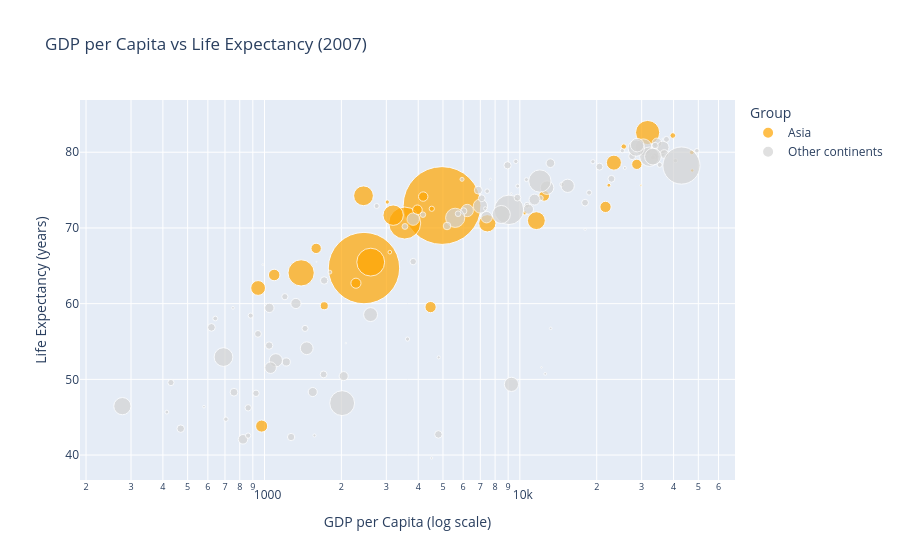

The code cell stored with this chart in its notebook:
### Markdown cell above
## Task 2 — Bubble chart: tell a story

**What to build:** A bubble chart (full 2007 dataset, all countries) where:
- x = GDP per capita (log scale)
- y = life expectancy
- size = population
- colour = ONE continent highlighted (your choice), all others grey
- At least one annotation explaining the highlighted group's story

> This is the grey-and-highlight technique applied to a bubble chart.

### Code cell
# Task 2
# YOUR CODE HERE

import plotly.express as px

continent_choice = 'Asia'

df_2007 = df[df['year'] == 2007].copy()

df_2007['Group'] = df_2007['continent'].apply(
    lambda x: continent_choice if x == continent_choice else 'Other continents'
)


fig = px.scatter(
    df_2007,
    x='gdpPercap',
    y='lifeExp',
    size='pop',
    color='Group',
    hover_name='country',
    log_x=True,
    color_discrete_map={
        'Asia': 'orange',
        'Other continents': 'lightgrey'
    },
    title='GDP per Capita vs Life Expectancy (2007)',
    labels={
        'gdpPercap': 'GDP per Capita (log scale)',
        'lifeExp': 'Life Expectancy (years)',
        'pop': 'Population'
    },
    size_max=55
)

fig.add_annotation(
    x=15000,
    y=45,
    text='Asia: Large differences in income<br>and life expectancy across countries',
    showarrow=True,
    arrowhead=2,
    ax=60,
    ay=-50,
    bgcolor='white'
)

fig.show()

### Figure 1 — Plotly figure (JSON) as saved in the notebook; plotly's stock layout.template omitted (floating-point values rounded to 4 significant figures)
{"data": [{"hovertemplate": "<b>%{hovertext}</b><br><br>Group=Asia<br>GDP per Capita (log scale)=%{x}<br>Life Expectancy (years)=%{y}<br>Population=%{marker.size}<extra></extra>", "hovertext": ["Afghanistan", "Bahrain", "Bangladesh", "Cambodia", "China", "Hong Kong, China", "India", "Indonesia", "Iran", "Iraq", "Israel", "Japan", "Jordan", "Korea, Dem. Rep.", "Korea, Rep.", "Kuwait", "Lebanon", "Malaysia", "Mongolia", "Myanmar", "Nepal", "Oman", "Pakistan", "Philippines", "Saudi Arabia", "Singapore", "Sri Lanka", "Syria", "Taiwan", "Thailand", "Vietnam", "West Bank and Gaza", "Yemen, Rep."], "legendgroup": "Asia", "marker": {"color": "orange", "size": [31889923, 708573, 150448339, 14131858, 1318683096, 6980412, 1110396331, 223547000, 69453570, 27499638, 6426679, 127467972, 6053193, 23301725, 49044790, 2505559, 3921278, 24821286, 2874127, 47761980, 28901790, 3204897, 169270617, 91077287, 27601038, 4553009, 20378239, 19314747, 23174294, 65068149, 85262356, 4018332, 22211743], "sizemode": "area", "sizeref": 435900.0, "symbol": "circle"}, "mode": "markers", "name": "Asia", "orientation": "v", "showlegend": true, "type": "scatter", "x": [974.6, 29800.0, 1391.0, 1714.0, 4959.0, 39720.0, 2452.0, 3541.0, 11610.0, 4471.0, 25520.0, 31660.0, 4519.0, 1593.0, 23350.0, 47310.0, 10460.0, 12450.0, 3096.0, 944.0, 1091.0, 22320.0, 2606.0, 3190.0, 21650.0, 47140.0, 3970.0, 4185.0, 28720.0, 7458.0, 2442.0, 3025.0, 2281.0], "xaxis": "x", "y": [43.83, 75.64, 64.06, 59.72, 72.96, 82.21, 64.7, 70.65, 70.96, 59.55, 80.75, 82.6, 72.53, 67.3, 78.62, 77.59, 71.99, 74.24, 66.8, 62.07, 63.78, 75.64, 65.48, 71.69, 72.78, 79.97, 72.4, 74.14, 78.4, 70.62, 74.25, 73.42, 62.7], "yaxis": "y"}, {"hovertemplate": "<b>%{hovertext}</b><br><br>Group=Other continents<br>GDP per Capita (log scale)=%{x}<br>Life Expectancy (years)=%{y}<br>Population=%{marker.size}<extra></extra>", "hovertext": ["Albania", "Algeria", "Angola", "Argentina", "Australia", "Austria", "Belgium", "Benin", "Bolivia", "Bosnia and Herzegovina", "Botswana", "Brazil", "Bulgaria", "Burkina Faso", "Burundi", "Cameroon", "Canada", "Central African Republic", "Chad", "Chile", "Colombia", "Comoros", "Congo, Dem. Rep.", "Congo, Rep.", "Costa Rica", "Cote d'Ivoire", "Croatia", "Cuba", "Czech Republic", "Denmark", "Djibouti", "Dominican Republic", "Ecuador", "Egypt", "El Salvador", "Equatorial Guinea", "Eritrea", "Ethiopia", "Finland", "France", "Gabon", "Gambia", "Germany", "Ghana", "Greece", "Guatemala", "Guinea", "Guinea-Bissau", "Haiti", "Honduras", "Hungary", "Iceland", "Ireland", "Italy", "Jamaica", "Kenya", "Lesotho", "Liberia", "Libya", "Madagascar", "Malawi", "Mali", "Mauritania", "Mauritius", "Mexico", "Montenegro", "Morocco", "Mozambique", "Namibia", "Netherlands", "New Zealand", "Nicaragua", "Niger", "Nigeria", "Norway", "Panama", "Paraguay", "Peru", "Poland", "Portugal", "Puerto Rico", "Reunion", "Romania", "Rwanda", "Sao Tome and Principe", "Senegal", "Serbia", "Sierra Leone", "Slovak Republic", "Slovenia", "Somalia", "South Africa", "Spain", "Sudan", "Swaziland", "Sweden", "Switzerland", "Tanzania", "Togo", "Trinidad and Tobago", "Tunisia", "Turkey", "Uganda", "United Kingdom", "United States", "Uruguay", "Venezuela", "Zambia", "Zimbabwe"], "legendgroup": "Other continents", "marker": {"color": "lightgrey", "size": [3600523, 33333216, 12420476, 40301927, 20434176, 8199783, 10392226, 8078314, 9119152, 4552198, 1639131, 190010647, 7322858, 14326203, 8390505, 17696293, 33390141, 4369038, 10238807, 16284741, 44227550, 710960, 64606759, 3800610, 4133884, 18013409, 4493312, 11416987, 10228744, 5468120, 496374, 9319622, 13755680, 80264543, 6939688, 551201, 4906585, 76511887, 5238460, 61083916, 1454867, 1688359, 82400996, 22873338, 10706290, 12572928, 9947814, 1472041, 8502814, 7483763, 9956108, 301931, 4109086, 58147733, 2780132, 35610177, 2012649, 3193942, 6036914, 19167654, 13327079, 12031795, 3270065, 1250882, 108700891, 684736, 33757175, 19951656, 2055080, 16570613, 4115771, 5675356, 12894865, 135031164, 4627926, 3242173, 6667147, 28674757, 38518241, 10642836, 3942491, 798094, 22276056, 8860588, 199579, 12267493, 10150265, 6144562, 5447502, 2009245, 9118773, 43997828, 40448191, 42292929, 1133066, 9031088, 7554661, 38139640, 5701579, 1056608, 10276158, 71158647, 29170398, 60776238, 301139947, 3447496, 26084662, 11746035, 12311143], "sizemode": "area", "sizeref": 435900.0, "symbol": "circle"}, "mode": "markers", "name": "Other continents", "orientation": "v", "showlegend": true, "type": "scatter", "x": [5937.0, 6223.0, 4797.0, 12780.0, 34440.0, 36130.0, 33690.0, 1441.0, 3822.0, 7446.0, 12570.0, 9066.0, 10680.0, 1217.0, 430.1, 2042.0, 36320.0, 706.0, 1704.0, 13170.0, 7007.0, 986.1, 277.6, 3633.0, 9645.0, 1545.0, 14620.0, 8948.0, 22830.0, 35280.0, 2082.0, 6025.0, 6873.0, 5581.0, 5728.0, 12150.0, 641.4, 690.8, 33210.0, 30470.0, 13210.0, 752.7, 32170.0, 1328.0, 27540.0, 5186.0, 942.7, 579.2, 1202.0, 3548.0, 18010.0, 36180.0, 40680.0, 28570.0, 7321.0, 1463.0, 1569.0, 414.5, 12060.0, 1045.0, 759.3, 1043.0, 1803.0, 10960.0, 11980.0, 9254.0, 3820.0, 823.7, 4811.0, 36800.0, 25190.0, 2749.0, 619.7, 2014.0, 49360.0, 9809.0, 4173.0, 7409.0, 15390.0, 20510.0, 19330.0, 7670.0, 10810.0, 863.1, 1598.0, 1712.0, 9787.0, 862.5, 18680.0, 25770.0, 926.1, 9270.0, 28820.0, 2602.0, 4513.0, 33860.0, 37510.0, 1107.0, 883.0, 18010.0, 7093.0, 8458.0, 1056.0, 33200.0, 42950.0, 10610.0, 11420.0, 1271.0, 469.7], "xaxis": "x", "y": [76.42, 72.3, 42.73, 75.32, 81.23, 79.83, 79.44, 56.73, 65.55, 74.85, 50.73, 72.39, 73.0, 52.3, 49.58, 50.43, 80.65, 44.74, 50.65, 78.55, 72.89, 65.15, 46.46, 55.32, 78.78, 48.33, 75.75, 78.27, 76.49, 78.33, 54.79, 72.23, 74.99, 71.34, 71.88, 51.58, 58.04, 52.95, 79.31, 80.66, 56.73, 59.45, 79.41, 60.02, 79.48, 70.26, 56.01, 46.39, 60.92, 70.2, 73.34, 81.76, 78.89, 80.55, 72.57, 54.11, 42.59, 45.68, 73.95, 59.44, 48.3, 54.47, 64.16, 72.8, 76.19, 74.54, 71.16, 42.08, 52.91, 79.76, 80.2, 72.9, 56.87, 46.86, 80.2, 75.54, 71.75, 71.42, 75.56, 78.1, 78.75, 76.44, 72.48, 46.24, 65.53, 63.06, 74.0, 42.57, 74.66, 77.93, 48.16, 49.34, 80.94, 58.56, 39.61, 80.88, 81.7, 52.52, 58.42, 69.82, 73.92, 71.78, 51.54, 79.42, 78.24, 76.38, 73.75, 42.38, 43.49], "yaxis": "y"}], "layout": {"annotations": [{"arrowhead": 2, "ax": 60, "ay": -50, "bgcolor": "white", "showarrow": true, "text": "Asia: Large differences in income<br>and life expectancy across countries", "x": 15000, "y": 45}], "legend": {"itemsizing": "constant", "title": {"text": "Group"}, "tracegroupgap": 0}, "title": {"text": "GDP per Capita vs Life Expectancy (2007)"}, "xaxis": {"anchor": "y", "domain": [0, 1], "title": {"text": "GDP per Capita (log scale)"}, "type": "log"}, "yaxis": {"anchor": "x", "domain": [0, 1], "title": {"text": "Life Expectancy (years)"}}}}
